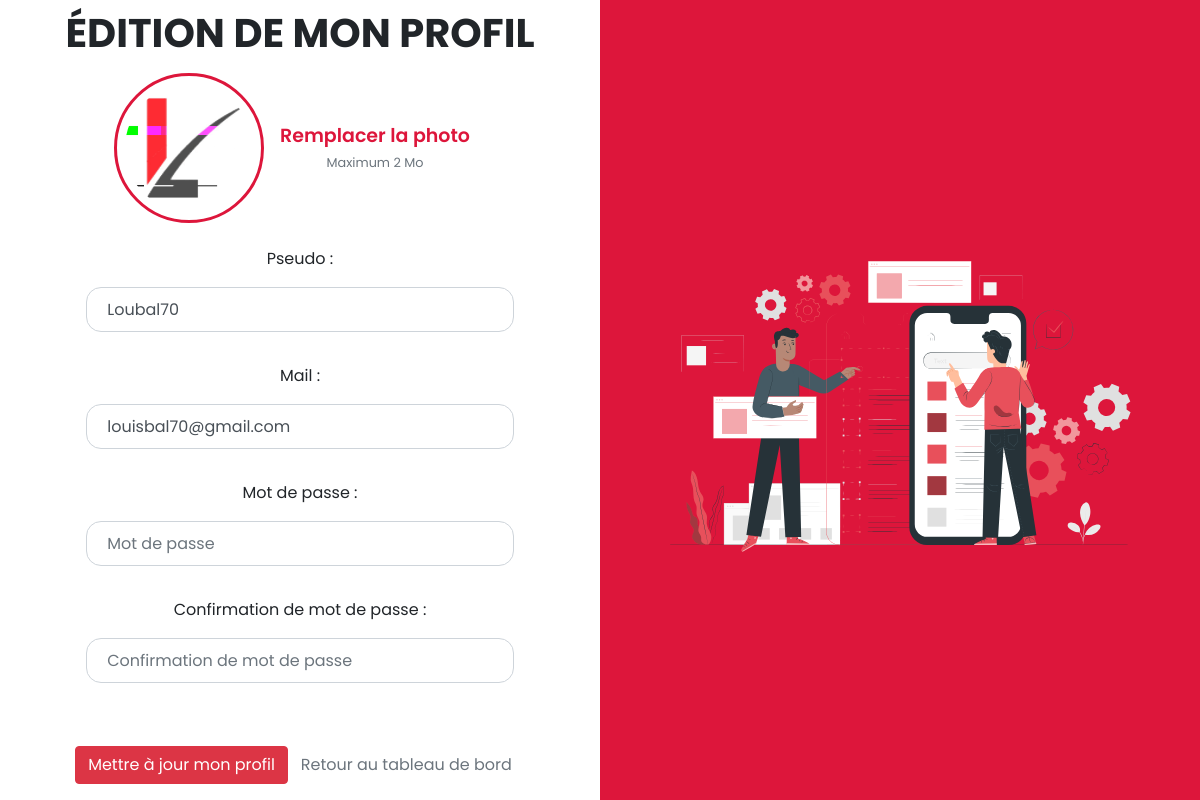
Screenshot of /profil/editionprofil.php (signed in) with the database file from the repository.
### tables this page shows
CREATE TABLE `users` (
  `id` int(11) NOT NULL,
  `pseudo` varchar(255) NOT NULL,
  `mail` varchar(255) NOT NULL,
  `password` text NOT NULL,
  `inscription` timestamp NOT NULL DEFAULT CURRENT_TIMESTAMP,
  `avatar` varchar(255) DEFAULT NULL,
  `reservation` varchar(255) DEFAULT NULL,
  `administrateur` tinyint(3) NOT NULL DEFAULT '0',
  `confirmkey` varchar(255) DEFAULT NULL,
  `confirme` int(1) NOT NULL DEFAULT '0'
);

### language.php (called while the page is built, shortened)
<?php
if ((isset($_GET['language']) AND $_GET['language'] == 'en') OR !isset($_GET['language'])) {
  $en_select="selected";
  $fr_select="";
  $language="en";
}
else {
  $language="fr";
}
  $edit_profil = array(
    'fr' => array(
      "Édition de mon profil",
      "Remplacer la photo",
      "Maximum 2 Mo",
      "Mot de passe",
      "Confirmation de mot de passe",
      "Mettre à jour mon profil",
      "Retour au tableau de bord"
    ),
    'en' => array(
      "Editing my profile",
      "Replace photo",
      "Maximum 2 MB",
      "Password",
      "Password confirmation",
      "Update my profile",
      "Back to the dashboard"
    )
  );
 ?>

### profil/editionprofil.php (the view, shortened to what this page needs)
<?php
include_once('../database.php');
  if (isset($_SESSION['id'])) {
    $requser = $bdd->prepare("SELECT * FROM users WHERE id = ?");
    $requser->execute(array($_SESSION['id']));
    $user = $requser->fetch();
    include_once("../header.php");
    require('../language.php');
 ?>
 <link rel="stylesheet" href="../assets/css/style.css">
 <link rel="stylesheet" href="../assets/css/connexion.css">
  </head>
  <body >
    <div class="container my-auto h-100" id="container">
    <div class="form-container modification-container">
        <form action="" method="post" class="container ml-auto mr-auto" enctype="multipart/form-data">
          <div class="d-flex justify-content-center">
            <h1 class="mt-3 mt-xl-2 mb-5 mb-xl-3 text-uppercase font-weight-bold"><?= $edit_profil[$language]['0'] ?></h1>
          </div>
          <div class="d-flex justify-content-center align-items-center">
            <?php
            if (!empty($user['avatar'])) {
              echo "<img src=\"../assets/img/Users/avatars/".$user['avatar']."\" alt='Photo de profil' class='rounded-circle p-2' width='150' height='150' style='border: 3px solid var(--rouge_f); padding: 6px'>";
            }
            else {
              echo "<img src=\"../assets/img/Users/avatars/no_image.jpg\" alt=\"Photo de profil\" class='rounded-circle p-2' width='150' height='150' style='border: 3px solid var(--rouge_f); padding: 6px'>";
            }
             ?>
             <div class="m-3">
               <label for="file" class="mb-0 edit_photo"><?= $edit_profil[$language]['1'] ?></label>
               <p class="ml-3 mr-3 mt-0 mb-0"><small class="text-secondary"><?= $edit_profil[$language]['2'] ?></small></p>
             </div>
          </div>
          <br>
          <label>Pseudo :</label>
          <input type="text" name="newpseudo" class="form-control form-editionprofil w-35 ml-auto mr-auto" placeholder="Pseudo" value="<?php echo $user['pseudo']; ?>"><br>
          <label>Mail :</label>
          <input type="email" name="newmail" class="form-control form-editionprofil w-35 ml-auto mr-auto" placeholder="Mail" value="<?php echo $user['mail']; ?>"><br>
          <label><?= $edit_profil[$language]['3']. " : " ?></label>
          <input type="password" name="newmdp1" class="form-control form-editionprofil w-35 ml-auto mr-auto" placeholder="<?= $edit_profil[$language]['3'] ?>"><br>
          <label><?= $edit_profil[$language]['4']. " : " ?></label>
          <input type="password" name="newmdp2" class="form-control form-editionprofil w-35 ml-auto mr-auto" placeholder="<?= $edit_profil[$language]['4'] ?>"><br>
          <div class="d-flex justify-content-center align-items-center mt-3">
            <input type="submit" class="btn btn-danger" value="<?= $edit_profil[$language]['5'] ?>">
            <a href="dashboard?id=<?= $_SESSION['id']."&language=".$_GET['language']?>" class="btn text-secondary"><?= $edit_profil[$language]['6'] ?></a>
          </div>
        </form>
    </div>
    <div class="overlay-container overlay-responsive">
        <div class="overlay">
            <div class="overlay-panel overlay-right">
                <img src="../assets/img/Users/Mesa de trabajo 1.svg" alt="Edition de profil - Image" class="img-fluid">
            </div>
        </div>
    </div>
</div>
  </body>
</html>
<?php
}
else {
  header('Location: ../connexion.php');
}
 ?>

### header.php (shortened to what this page needs)
<!DOCTYPE html>
<html lang="fr">
  <head>
    <link rel="stylesheet" href="https://use.fontawesome.com/releases/v5.6.1/css/all.css">
    <link rel="stylesheet" href="https://cdnjs.cloudflare.com/ajax/libs/OwlCarousel2/2.1.5/assets/owl.carousel.min.css">
    <link href="//cdnjs.cloudflare.com/ajax/libs/toastr.js/2.0.1/css/toastr.min.css" rel="stylesheet"/>
    <link rel="stylesheet" href="https://stackpath.bootstrapcdn.com/bootstrap/4.4.1/css/bootstrap.min.css">
    <link rel="stylesheet" href="assets/css/menu.css">

### assets/css/style.css (style rules this page uses)
:root { --rouge_c : #F55555; --rouge_f : #DD163B; --gris : rgb(238, 238, 238); }
body { font-family: 'Poppins'; background: var(--gris)!important; }
a { color: var(--rouge_f); }
.w-35 { width: 35%!important; }
.form-control.form-editionprofil { height: 45px; border-radius: 15px; padding-left: 20px; }
.edit_photo { color: var(--rouge_f); font-weight: 600; font-size: 19px; }

### assets/css/connexion.css (style rules this page uses)
h1 { font-weight: bold; margin: 0; }
p { font-weight: 100; margin: 20px 0 30px; }
a { color: darkgrey; text-decoration: none; margin: 15px 0; }
form { background-color: #FFFFFF; display: flex; align-items: center; justify-content: center; flex-direction: column; padding: 0 50px; height: 100%; text-align: center; }
input { margin: 8px 0; }
.form-container { position: absolute; top: 0; height: 100%; transition: all 0.6s ease-in-out; }
.overlay-container { position: absolute; top: 0; left: 50%; width: 50%; height: 100%; overflow: hidden; transition: transform 0.6s ease-in-out; z-index: 100; }
.overlay { background-color: var(--rouge_f); color: #FFFFFF; position: relative; left: -100%; height: 100%; width: 200%; transform: translateX(0); transition: transform 0.6s ease-in-out; }
.overlay-panel { position: absolute; display: flex; align-items: center; justify-content: center; flex-direction: column; padding: 0 40px; text-align: center; top: 0; height: 100%; width: 50%; transform: translateX(0); transition: transform 0.6s ease-in-out; }
.overlay-right { right: 0; transform: translateX(0); }

### profil/editionprofil.php (style rules this page uses)
.modification-container { left: 0; width: 50%; }
@media screen and (max-width: 1800px) { .form-editionprofil.w-35 { width: 50%!important; } }
@media screen and (max-width: 1200px) { .form-editionprofil.w-35 { width: 75%!important; } }

### rows the page displays
users: avatar (picture), newpseudo "Loubal70", newmail "louisbal70@gmail.com"

### other values shown
$edit_profil[$language]['0'] "ÉDITION DE MON PROFIL"
$edit_profil[$language]['1'] "Remplacer la photo"
$edit_profil[$language]['2'] "Maximum 2 Mo"
$edit_profil[$language]['3'] "Mot de passe"
$edit_profil[$language]['4'] "Confirmation de mot de passe"
$edit_profil[$language]['6'] "Retour au tableau de bord"
